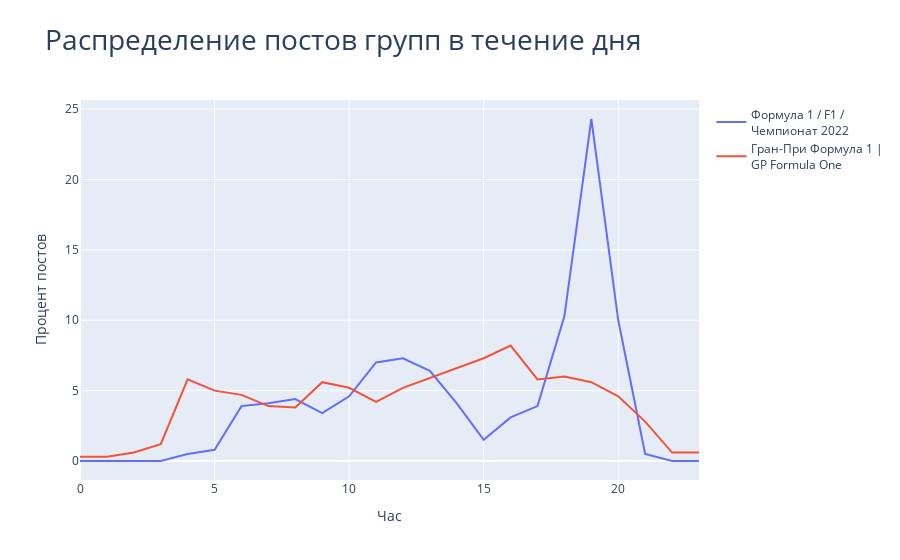

Notebook code cell kept with this figure:
### Markdown cell above
#### Так как в одной группе меньше постов, чем 2000, стоит нормализовать эти данные и построить новые графики

### Code cell
fig = go.Figure()

gp_df_hours_norm = [round(100*i/len(gp_df['date_post']), 1) for i in gp_df['date_post'].dt.hour.value_counts().sort_index().values]
formula_df_hours_norm = [round(100*i/len(formula_df['date_post']) , 1) for i in formula_df_post_hours]

fig.add_trace(go.Line(name="Формула 1 / F1 /<br>Чемпионат 2022", 
                      x=list(range(24)),
                      y=formula_df_hours_norm))
fig.add_trace(go.Line(name="Гран-При Формула 1 |<br>GP Formula One", 
                      x=list(range(24)),
                      y=gp_df_hours_norm))


fig.update_layout(title='Распределение постов групп в течение дня')
fig.update_traces(hoverinfo='x+y', hovertemplate="%{x} часов: %{y}% постов")
fig.update_yaxes(title="Процент постов")
fig.update_xaxes(title="Час")
fig.update_layout(title_font={'size': 28})
fig.show()

### Figure 1 — Plotly figure (JSON) as saved in the notebook; plotly's stock layout.template omitted (floating-point values rounded to 4 significant figures)
{"data": [{"hoverinfo": "x+y", "hovertemplate": "%{x} часов: %{y}% постов", "name": "Формула 1 / F1 /<br>Чемпионат 2022", "type": "scatter", "x": [0, 1, 2, 3, 4, 5, 6, 7, 8, 9, 10, 11, 12, 13, 14, 15, 16, 17, 18, 19, 20, 21, 22, 23], "y": [0, 0, 0, 0, 0.5, 0.8, 3.9, 4.1, 4.4, 3.4, 4.6, 7, 7.3, 6.4, 4.1, 1.5, 3.1, 3.9, 10.3, 24.3, 10, 0.5, 0, 0]}, {"hoverinfo": "x+y", "hovertemplate": "%{x} часов: %{y}% постов", "name": "Гран-При Формула 1 |<br>GP Formula One", "type": "scatter", "x": [0, 1, 2, 3, 4, 5, 6, 7, 8, 9, 10, 11, 12, 13, 14, 15, 16, 17, 18, 19, 20, 21, 22, 23], "y": [0.3, 0.3, 0.6, 1.2, 5.8, 5, 4.7, 3.9, 3.8, 5.6, 5.2, 4.2, 5.2, 5.9, 6.6, 7.3, 8.2, 5.8, 6, 5.6, 4.6, 2.8, 0.6, 0.6]}], "layout": {"title": {"font": {"size": 28}, "text": "Распределение постов групп в течение дня"}, "xaxis": {"title": {"text": "Час"}}, "yaxis": {"title": {"text": "Процент постов"}}}}
